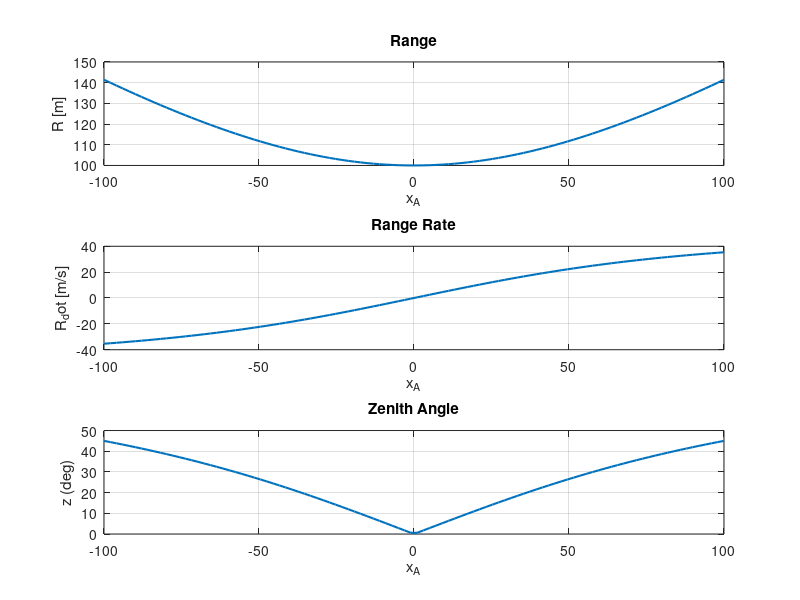

The MATLAB source for this figure:
%% ASEN 5090 GPS/GNSS
%% Justin Le
%% HW1 Problem 2 Script

clc; clear; close all

% Figures get saved into the figures/ folder next to this script
outdir = fullfile(fileparts(mfilename('fullpath')), 'figures', 'HW1');

% Defining constants
v0 = 50; % [m/s]
x0 = 250; % [m]
h0 = 100; % [m]

% Equations are a function of xA
xa = linspace(-100,100);

% Ranging Equation
R = sqrt(xa.^2 + h0^2);

% Range Rate Equation
R_dot = xa.*v0.*(xa.^2+h0^2).^(-1/2);

% Zenith Equation
z = rad2deg(atan2(abs(xa),h0));


% Plotting Results
figure()

subplot(3,1,1)
plot(xa, R, 'LineWidth', 1.5)
grid on
xlabel('x_A')
ylabel('R [m]')
title('Range')

subplot(3,1,2)
plot(xa, R_dot, 'LineWidth', 1.5)
grid on
xlabel('x_A')
ylabel('R_dot [m/s]')
title('Range Rate')

subplot(3,1,3)
plot(xa, z, 'LineWidth', 1.5)
grid on
xlabel('x_A')
ylabel('z (deg)')
title('Zenith Angle')

% Save figure as PNG
exportgraphics(gcf, fullfile(outdir, 'HW1_P2_sensitivity.png'), 'Resolution', 300);
